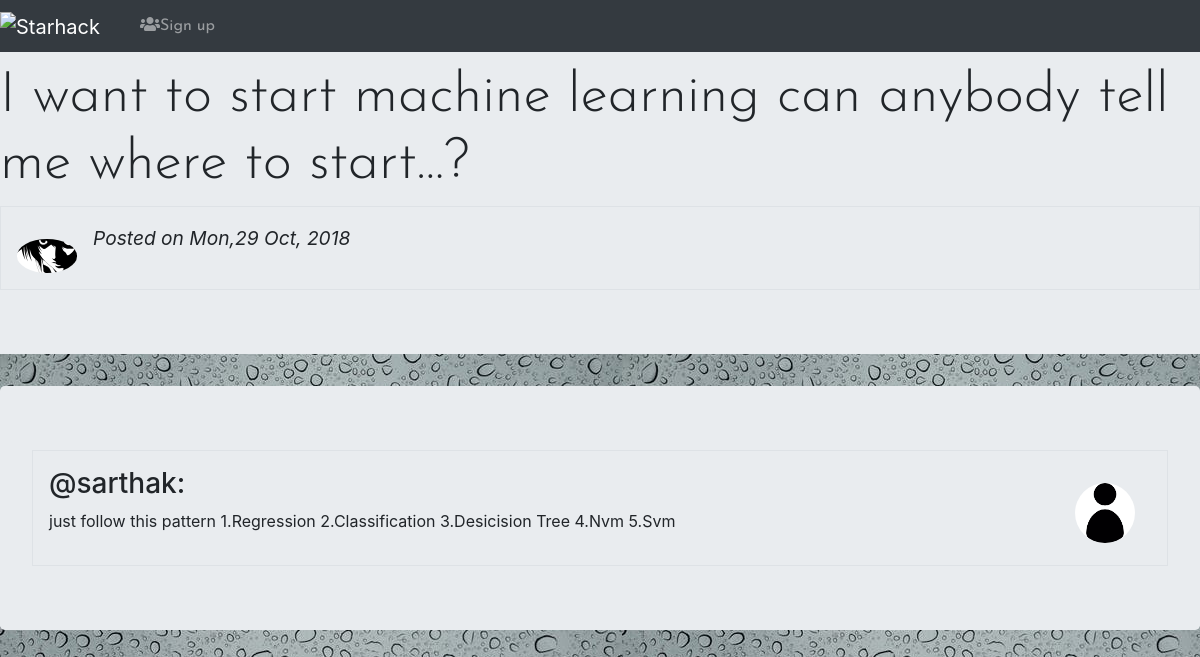
The app's page /detail/13/ with its own data.
### cloneapp/models.py (models this page shows, shortened)
class question(models.Model):
    author=models.ForeignKey(user_info,on_delete=models.CASCADE)
    question_title=models.CharField(max_length=100)
    published=models.BooleanField(default=False)
    publish_date=models.DateField(default=timezone.now)

class user_info(models.Model):
    user_p=models.ForeignKey(User,on_delete=models.CASCADE,related_name="userinf")
    studies=models.CharField(max_length=100,blank=True,null=True)
    home=models.CharField(max_length=300,blank=True,null=True)
    work=models.CharField(max_length=200,blank=True,null=True)
    image_field=models.ImageField(upload_to='profile_pic',blank=True)

class answerclass(models.Model):
    question_answer=models.ForeignKey(question,on_delete=models.CASCADE,related_name='question_ans')
    author_ans=models.ForeignKey(user_info,on_delete=models.CASCADE,related_name='user_information')
    title_ans=models.CharField(max_length=400)

### cloneapp/views.py (the view, shortened to what this page needs)
# urls.py: path('detail/<int:pk>/',views.detailpage.as_view(),name='question_detail'),
class detailpage(DetailView):
    model=question
    template_name='question_detail.html'
    context_text_name='question'
    def get_context_data(self,**kwargs):
        context=super().get_context_data(**kwargs)
        answer_form=answerclass()
        context['comments']=answerclass.objects.filter(question_answer=context['question'])
        context['answer_form']=answer_form
        return context

### cloneapp/templates/cloneapp/question_detail.html (shortened to what this page needs)
{% extends 'cloneapp/base.html'%}
{% load staticfiles %}
{% block head %}
<link rel="stylesheet" href="{% static 'cloneapp/anothercss.css' %}">
{% endblock %}
{% block a %}
<div class="jumbotron jumbotron-fluid">
  <h3 class="sign display-4">{{ question.question_title }}</h3>
  <div class="media border p-3">
    <a href="{% url 'cloneapp:userinfo' pk=question.author.pk %}"><img src="{{ question.author.image_field.url }}" alt="{{question.author.image_field.url }}"  class="mr-3 mt-3 rounded-circle" style="width:60px;"></a>
   <div class="media-body">
   <h4>{{ question.author.user.username }} <small><i>Posted on {{ question.publish_date|date:"D,d M, Y"}}</i></small></h4>
  </div>
</div>
</div>
  {% for com in comments %}
  <div class="jumbotron">
   <div class="media border p-3">
     <div class="media-body">
       <h3>@{{ com.author_ans.user_p.username }}:</h3>
       <p>{{ com.title_ans }}</p>
     </div>
      <a href="{% url 'cloneapp:userinfo' pk=com.author_ans.pk%}"><img src="{{ com.author_ans.image_field.url }}" alt="{{ com.author_ans.user_p.username }}" class="mr-3 mt-3 rounded-circle" style="width:60px;"></a>
   </div>
   </div>
  {% endfor %}
{% endblock %}

### cloneapp/static/cloneapp/anothercss.css (style rules this page uses)
body { background: url("images/back.jpeg") repeat; }
.sign { font-family: 'Josefin Sans', sans-serif; }

### records on screen
question: question_title "I want to start machine learning can anybody tell me where to start...?", author.image_field (picture), publish_date "Mon,29 Oct, 2018"
answerclass: author_ans.user_p.username "sarthak", title_ans "just follow this pattern 1.Regression 2.Classification 3.Desicision Tree 4.Nvm 5.Svm", author_ans.image_field (picture)
